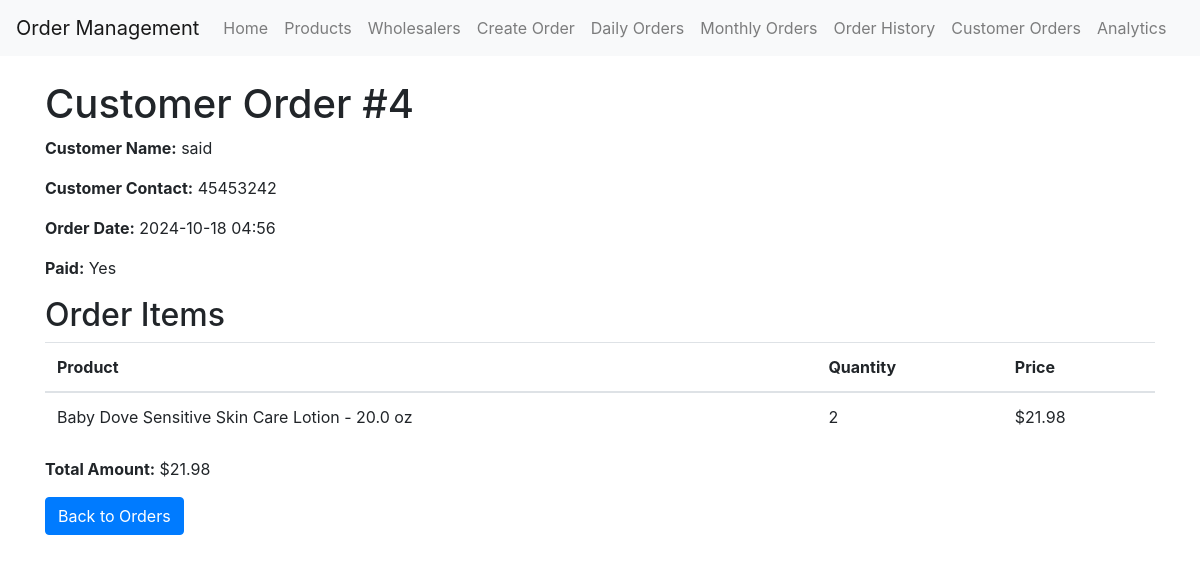
/view_customer_order/4 (signed in), run on the app's committed database.
### app/models.py (models this page shows)
class CustomerOrder(db.Model):
    id = db.Column(db.Integer, primary_key=True)
    customer_name = db.Column(db.String(100), nullable=False)
    customer_contact = db.Column(db.String(100), nullable=False)
    order_date = db.Column(db.DateTime, default=datetime.utcnow)
    is_paid = db.Column(db.Boolean, default=False)
    total_amount = db.Column(db.Float, default=0.0)
    items = db.relationship('CustomerOrderItem', backref='customer_order', lazy='dynamic')

class CustomerOrderItem(db.Model):
    id = db.Column(db.Integer, primary_key=True)
    customer_order_id = db.Column(db.Integer, db.ForeignKey('customer_order.id'), nullable=False)
    product_id = db.Column(db.Integer, db.ForeignKey('product.id'), nullable=False)
    quantity = db.Column(db.Integer, nullable=False)
    product = db.relationship('Product', backref='customer_order_items')

class Product(db.Model):
    id = db.Column(db.Integer, primary_key=True)
    product_id = db.Column(db.String(20), unique=True, nullable=False)
    name = db.Column(db.String(100), nullable=False)
    size = db.Column(db.String(50))
    price = db.Column(db.Float, nullable=False)
    wholesaler_id = db.Column(db.Integer, db.ForeignKey('wholesaler.id'), nullable=False)
    wholesaler = db.relationship('Wholesaler', back_populates='products')
    available_in_store = db.Column(db.Boolean, default=True)

### app/main/routes.py (the view)
@bp.route('/view_customer_order/<int:order_id>')
@login_required
def view_customer_order(order_id):
    order = CustomerOrder.query.get_or_404(order_id)
    return render_template('view_customer_order.html', order=order)

### app/models.py (called while the page is built)
@login.user_loader
def load_user(id):
    return User.query.get(int(id))

### app/templates/view_customer_order.html
{% extends "base.html" %}
{% block content %}
    <h1>Customer Order #{{ order.id }}</h1>
    <p><strong>Customer Name:</strong> {{ order.customer_name }}</p>
    <p><strong>Customer Contact:</strong> {{ order.customer_contact }}</p>
    <p><strong>Order Date:</strong> {{ order.order_date.strftime('%Y-%m-%d %H:%M') }}</p>
    <p><strong>Paid:</strong> {{ "Yes" if order.is_paid else "No" }}</p>
    <h2>Order Items</h2>
    <table class="table">
        <thead>
            <tr>
                <th>Product</th>
                <th>Quantity</th>
                <th>Price</th>
            </tr>
        </thead>
        <tbody>
            {% for item in order.items %}
                <tr>
                    <td>{{ item.product.name }}</td>
                    <td>{{ item.quantity }}</td>
                    <td>${{ "%.2f"|format(item.product.price * item.quantity) }}</td>
                </tr>
            {% endfor %}
        </tbody>
    </table>
    <p><strong>Total Amount:</strong> ${{ "%.2f"|format(order.total_amount) }}</p>
    <a href="{{ url_for('main.customer_orders') }}" class="btn btn-primary">Back to Orders</a>
{% endblock %}

### data on the page
CustomerOrder: id "4", customer_name "said", customer_contact "45453242", order_date "2024-10-18 04:56", is_paid "Yes", total_amount "21.98"
CustomerOrderItem: product.name "Baby Dove Sensitive Skin Care Lotion - 20.0 oz", quantity "2"
Product: item.product.price*item.quantity "21.98"
